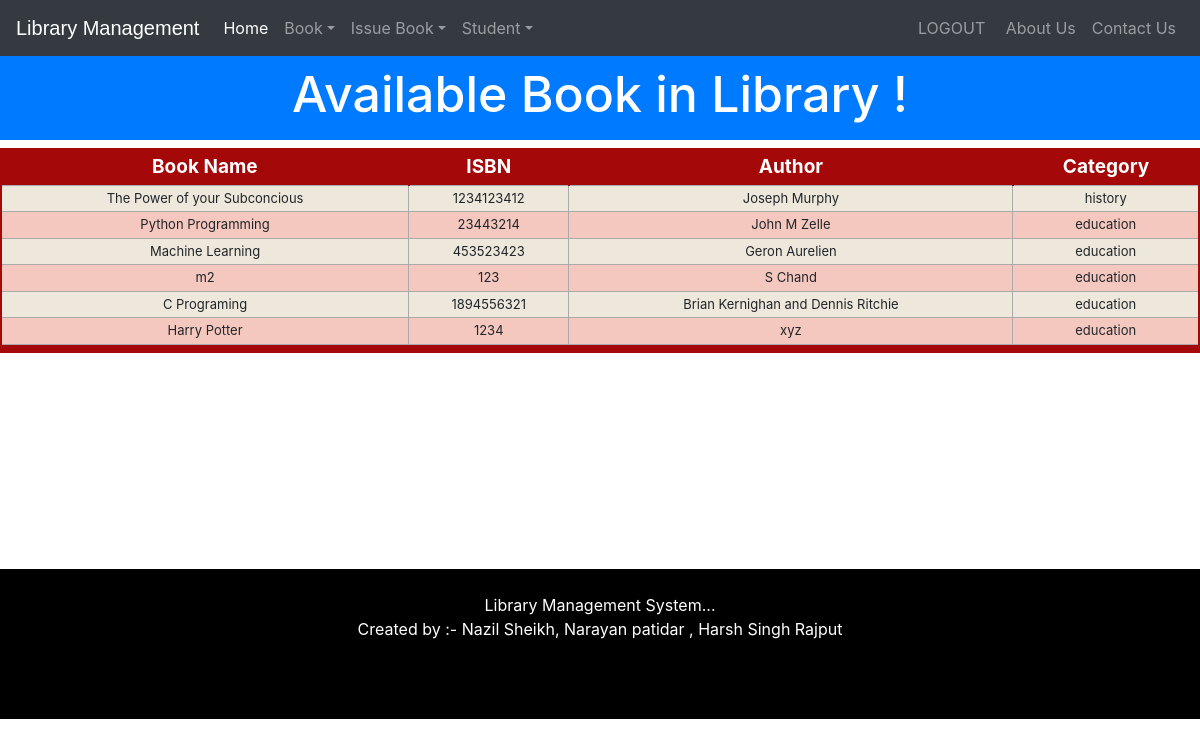
Screenshot of /viewbook2 with the database file from the repository.
### lbm/models.py (models this page shows, shortened)
class Book(models.Model):
    catchoice= [
        ('education', 'Education'),
        ('entertainment', 'Entertainment'),
        ('comics', 'Comics'),
        ('biography', 'Biographie'),
        ('history', 'History'),
        ]
    name=models.CharField(max_length=30)
    isbn=models.PositiveIntegerField()
    author=models.CharField(max_length=40)
    category=models.CharField(max_length=30,choices=catchoice,default='education')

### lbm/views.py (the view)
# urls.py: path('viewbook2', views.viewbook_student),
def viewbook_student(request):
    books=models.Book.objects.all()
    return render(request,'lbm/viewbook.html',{'books':books})

### lbm/templates/lbm/viewbook.html (shortened to what this page needs)
<!DOCTYPE html>
<html lang="en" dir="ltr">
  <head>
  </head>
  <body>
    {% include "lbm/navbaradmin.html" %}
    <br>
    <br>
    <h3 class="p-3 mb-2 bg-primary text-white" style = 'font-size: 50px;text-align:center;'>Available Book in Library !</h3>
{% if books%}
<table class="redTable">
<thead>
<tr>
<th>Book Name</th>
<th>ISBN</th>
<th>Author</th>
<th>Category</th>
</tr>
</thead>
<tfoot>
<tr>
<td colspan="4" rowspan="4">
</td>
</tr>
</tfoot>
<tbody>
  {% for book in books %}
    <tr>
      <td>{{book.name}}</td>
      <td>{{book.isbn}}</td>
      <td>{{book.author}}</td>
      <td>{{book.category}}</td>
    </tr>
  {% endfor %}
</tbody>
</table>
{%else%}
<h1>Have 0 book</h1>
{%endif%}
<br><br><br><br><br><br><br><br><br>
    {% include "lbm/footer.html" %}
  </body>
</html>

### lbm/templates/lbm/navbaradmin.html (shortened to what this page needs)
<!DOCTYPE html>
{% load static %}
<html lang="en">
<head>
<link rel="stylesheet" href="https://stackpath.bootstrapcdn.com/bootstrap/4.3.1/css/bootstrap.min.css">
<link rel="stylesheet" href="https://maxcdn.bootstrapcdn.com/font-awesome/4.7.0/css/font-awesome.min.css">
</head>
<body>
<div class="bs-example">
    <nav class="navbar navbar-expand-md bg-dark navbar-dark fixed-top">
        <a href="/" class="navbar-brand">Library Management</a>
        <div class="collapse navbar-collapse justify-content-between" id="navbarCollapse">
            <div class="navbar-nav">
                <a href="/" class="nav-item nav-link active">Home</a>
                <div class="nav-item dropdown">
                  <a href="#" class="nav-link dropdown-toggle" data-toggle="dropdown">Book</a>
                </div>
                <div class="nav-item dropdown">
                  <a href="#" class="nav-link dropdown-toggle" data-toggle="dropdown">Issue Book</a>
                </div>
                <div class="nav-item dropdown">
                  <a href="#" class="nav-link dropdown-toggle" data-toggle="dropdown">Student</a>
                </div>
            </div>
            <div class="navbar-nav">
                <a href="logout" class="nav-item nav-link">LOGOUT</a> &nbsp
                <a href="/aboutus" class="nav-item nav-link">About Us</a>
                <a href="contactus" class="nav-item nav-link">Contact Us</a>
            </div>
        </div>
    </nav>
</div>
</body>
</html>

### lbm/templates/lbm/footer.html (shortened to what this page needs)
<!DOCTYPE html>
<html>
<head>
</head>
<footer>
<br>
  <div class="container">
    <div class="row">
               <div class="col-md-12 col-sm-12">
                    <div style="color:#ffffff;"class="wow fadeInUp footer-copyright">
                         <p>Library Management System... <br>
                        Created by :- Nazil Sheikh, Narayan patidar , Harsh Singh Rajput </p>
                    </div>
               </div>
    </div>
  </div>
</footer>
</html>

### lbm/templates/lbm/viewbook.html (style rules this page uses)
table.redTable { border: 2px solid #A40808; background-color: #EEE7DB; width: 100%; text-align: center; border-collapse: collapse; }
table.redTable td, table.redTable th { border: 1px solid #AAAAAA; padding: 3px 2px; }
table.redTable tbody td { font-size: 13px; }
table.redTable tr:nth-child(even) { background: #F5C8BF; }
table.redTable thead { background: #A40808; }
table.redTable thead th { font-size: 19px; font-weight: bold; color: #FFFFFF; text-align: center; border-left: 2px solid #A40808; }
table.redTable thead th:first-child { border-left: none; }
table.redTable tfoot { font-size: 13px; font-weight: bold; color: #FFFFFF; background: #A40808; }
table.redTable tfoot td { font-size: 13px; }

### lbm/templates/lbm/navbaradmin.html (style rules this page uses)
.bs-example { margin: 0px; }
.navbar-brand { font-size: 20px; font-family: sans-serif; }

### lbm/templates/lbm/footer.html (style rules this page uses)
footer { padding: 0px 0px 0px 0px; background-color:black; margin:0px; height:150px ; }
p { text-align:center; }

### rows the page displays
Book: name "The Power of your Subconcious", isbn "1234123412", author "Joseph Murphy", category "history"
Book: name "Python Programming", isbn "23443214", author "John M Zelle", category "education"
Book: name "Machine Learning", isbn "453523423", author "Geron Aurelien", category "education"
Book: name "m2", isbn "123", author "S Chand", category "education"
Book: name "C Programing", isbn "1894556321", author "Brian Kernighan and Dennis Ritchie", category "education"
Book: name "Harry Potter", isbn "1234", author "xyz", category "education"
